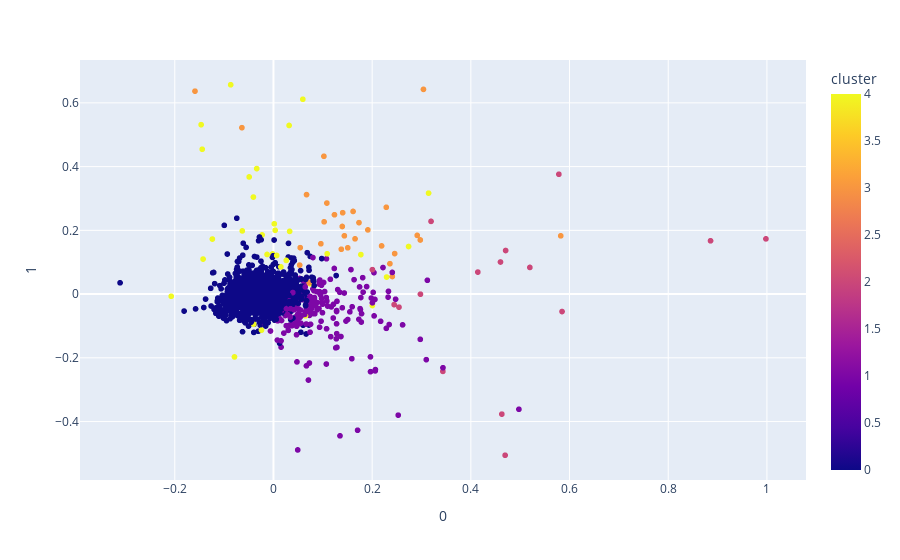

Here is the notebook cell this chart was saved with:
### Code cell
import plotly.express as px
fig = px.scatter(pca_df, x = 0, y = 1, color = 'cluster', hover_data = ['rider'])
fig.show()

### Figure 1 — Plotly figure (JSON) as saved in the notebook; plotly's stock layout.template omitted (floating-point values rounded to 4 significant figures; data arrays with more than 128 entries replaced by an {"elided": "..."} marker saying what was removed)
{"data": [{"customdata": {"elided": "1562x1 str values"}, "hovertemplate": "0=%{x}<br>1=%{y}<br>rider=%{customdata[0]}<br>cluster=%{marker.color}<extra></extra>", "legendgroup": "", "marker": {"color": {"elided": "1562 int values"}, "coloraxis": "coloraxis", "symbol": "circle"}, "mode": "markers", "name": "", "showlegend": false, "type": "scattergl", "x": {"elided": "1562 float values"}, "xaxis": "x", "y": {"elided": "1562 float values"}, "yaxis": "y"}], "layout": {"coloraxis": {"colorbar": {"title": {"text": "cluster"}}, "colorscale": [[0, "#0d0887"], [0.1111, "#46039f"], [0.2222, "#7201a8"], [0.3333, "#9c179e"], [0.4444, "#bd3786"], [0.5556, "#d8576b"], [0.6667, "#ed7953"], [0.7778, "#fb9f3a"], [0.8889, "#fdca26"], [1, "#f0f921"]]}, "legend": {"tracegroupgap": 0}, "margin": {"t": 60}, "xaxis": {"anchor": "y", "domain": [0, 1], "title": {"text": "0"}}, "yaxis": {"anchor": "x", "domain": [0, 1], "title": {"text": "1"}}}}
